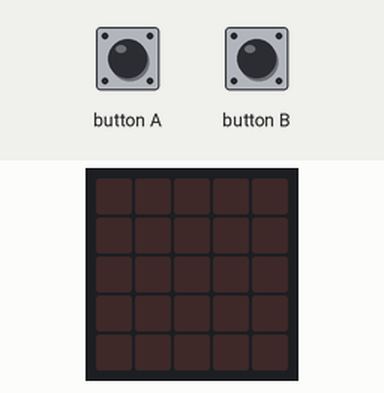
The program below on a simulated BBC micro:bit (MakeCode). Parts: the board's 5×5 LED display. The test bench sets the inputs (shaded band).

Above: at 1.2 s.
1.3 s: button A pressed for 0.15 s
At 1.6 s:
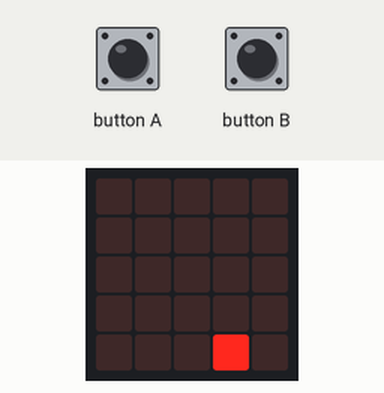
At 4.2 s:
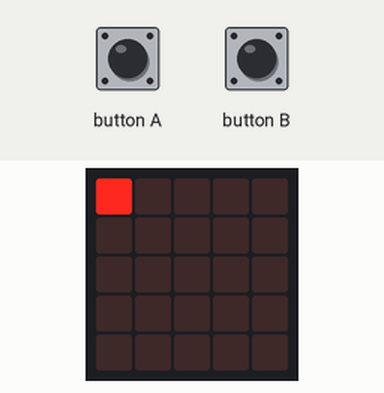
4.3 s: button B pressed for 0.15 s
At 7.9 s:
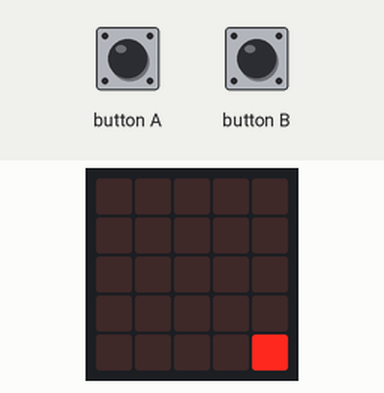
Timing chart, 0 to 9.4 s (numbered marks = the images above; inputs shaded):
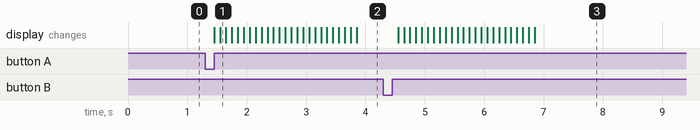

The program:

main.ts
```typescript
let n = 0
let x = 0
let y = 0
input.onButtonPressed(Button.A, function () {
    n = 25
    for (let index = 0; index < 25; index++) {
        basic.clearScreen()
        燈號(n)
        n += -1
        basic.pause(100)
    }
})
function 燈號 (num: number) {
    if (num % 5 == 0) {
        x = 4
        y = num / 5 - 1
    } else {
        x = n % 5 - 1
        y = Math.floor(num / 5)
    }
    led.plot(x, y)
}
input.onButtonPressed(Button.B, function () {
    n = 0
    for (let index = 0; index < 25; index++) {
        basic.clearScreen()
        n += 1
        燈號(n)
        basic.pause(100)
    }
})
```

test.ts
```typescript
// 在這裡測試；當此封包作為擴充功能時，將不會編譯此內容。
```

Measured:
- after the input at 1.3 s, the display: first changes after 0.15 s (image 1 shows a later state)
- after the input at 4.3 s, the display: first changes after 0.25 s (image 3 shows a later state)
